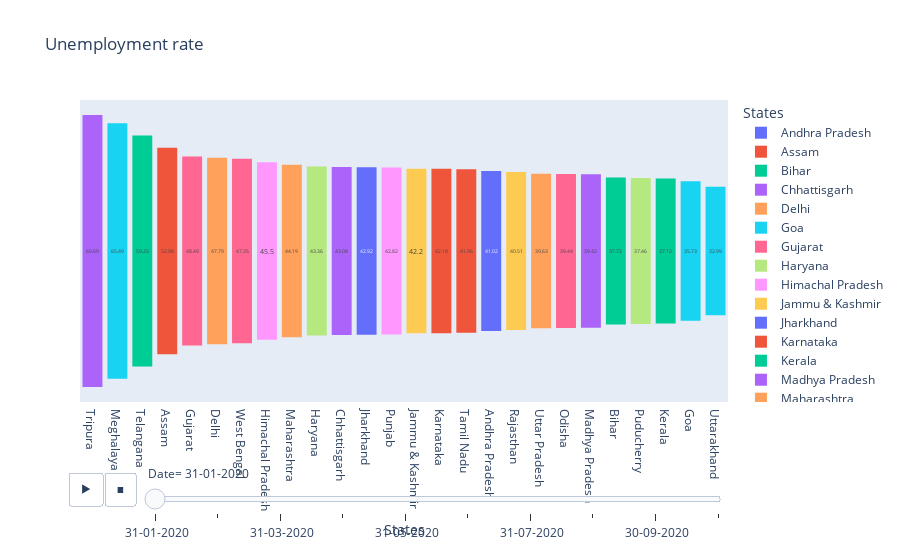

Notebook code cell kept with this figure:
### Markdown cell above
#  Analyzing Data By Funnel

### Code cell
fg = px.funnel(dg,x='States',y=' Estimated Labour Participation Rate (%)',color='States',title='Unemployment rate',animation_frame=' Date',template='plotly')
fg.update_layout(xaxis={'categoryorder':'total descending'})
fg.show()

### Figure 1 — Plotly figure (JSON) as saved in the notebook; plotly's stock layout.template omitted (floating-point values rounded to 4 significant figures)
{"data": [{"hovertemplate": "States=%{x}<br> Date= 31-01-2020<br> Estimated Labour Participation Rate (%)=%{y}<extra></extra>", "legendgroup": "Andhra Pradesh", "marker": {"color": "#636efa"}, "name": "Andhra Pradesh", "orientation": "v", "showlegend": true, "type": "funnel", "x": ["Andhra Pradesh"], "xaxis": "x", "y": [41.02], "yaxis": "y"}, {"hovertemplate": "States=%{x}<br> Date= 31-01-2020<br> Estimated Labour Participation Rate (%)=%{y}<extra></extra>", "legendgroup": "Assam", "marker": {"color": "#EF553B"}, "name": "Assam", "orientation": "v", "showlegend": true, "type": "funnel", "x": ["Assam"], "xaxis": "x", "y": [52.98], "yaxis": "y"}, {"hovertemplate": "States=%{x}<br> Date= 31-01-2020<br> Estimated Labour Participation Rate (%)=%{y}<extra></extra>", "legendgroup": "Bihar", "marker": {"color": "#00cc96"}, "name": "Bihar", "orientation": "v", "showlegend": true, "type": "funnel", "x": ["Bihar"], "xaxis": "x", "y": [37.72], "yaxis": "y"}, {"hovertemplate": "States=%{x}<br> Date= 31-01-2020<br> Estimated Labour Participation Rate (%)=%{y}<extra></extra>", "legendgroup": "Chhattisgarh", "marker": {"color": "#ab63fa"}, "name": "Chhattisgarh", "orientation": "v", "showlegend": true, "type": "funnel", "x": ["Chhattisgarh"], "xaxis": "x", "y": [43.08], "yaxis": "y"}, {"hovertemplate": "States=%{x}<br> Date= 31-01-2020<br> Estimated Labour Participation Rate (%)=%{y}<extra></extra>", "legendgroup": "Delhi", "marker": {"color": "#FFA15A"}, "name": "Delhi", "orientation": "v", "showlegend": true, "type": "funnel", "x": ["Delhi"], "xaxis": "x", "y": [47.79], "yaxis": "y"}, {"hovertemplate": "States=%{x}<br> Date= 31-01-2020<br> Estimated Labour Participation Rate (%)=%{y}<extra></extra>", "legendgroup": "Goa", "marker": {"color": "#19d3f3"}, "name": "Goa", "orientation": "v", "showlegend": true, "type": "funnel", "x": ["Goa"], "xaxis": "x", "y": [35.73], "yaxis": "y"}, {"hovertemplate": "States=%{x}<br> Date= 31-01-2020<br> Estimated Labour Participation Rate (%)=%{y}<extra></extra>", "legendgroup": "Gujarat", "marker": {"color": "#FF6692"}, "name": "Gujarat", "orientation": "v", "showlegend": true, "type": "funnel", "x": ["Gujarat"], "xaxis": "x", "y": [48.49], "yaxis": "y"}, {"hovertemplate": "States=%{x}<br> Date= 31-01-2020<br> Estimated Labour Participation Rate (%)=%{y}<extra></extra>", "legendgroup": "Haryana", "marker": {"color": "#B6E880"}, "name": "Haryana", "orientation": "v", "showlegend": true, "type": "funnel", "x": ["Haryana"], "xaxis": "x", "y": [43.36], "yaxis": "y"}, {"hovertemplate": "States=%{x}<br> Date= 31-01-2020<br> Estimated Labour Participation Rate (%)=%{y}<extra></extra>", "legendgroup": "Himachal Pradesh", "marker": {"color": "#FF97FF"}, "name": "Himachal Pradesh", "orientation": "v", "showlegend": true, "type": "funnel", "x": ["Himachal Pradesh"], "xaxis": "x", "y": [45.5], "yaxis": "y"}, {"hovertemplate": "States=%{x}<br> Date= 31-01-2020<br> Estimated Labour Participation Rate (%)=%{y}<extra></extra>", "legendgroup": "Jammu & Kashmir", "marker": {"color": "#FECB52"}, "name": "Jammu & Kashmir", "orientation": "v", "showlegend": true, "type": "funnel", "x": ["Jammu & Kashmir"], "xaxis": "x", "y": [42.2], "yaxis": "y"}, {"hovertemplate": "States=%{x}<br> Date= 31-01-2020<br> Estimated Labour Participation Rate (%)=%{y}<extra></extra>", "legendgroup": "Jharkhand", "marker": {"color": "#636efa"}, "name": "Jharkhand", "orientation": "v", "showlegend": true, "type": "funnel", "x": ["Jharkhand"], "xaxis": "x", "y": [42.92], "yaxis": "y"}, {"hovertemplate": "States=%{x}<br> Date= 31-01-2020<br> Estimated Labour Participation Rate (%)=%{y}<extra></extra>", "legendgroup": "Karnataka", "marker": {"color": "#EF553B"}, "name": "Karnataka", "orientation": "v", "showlegend": true, "type": "funnel", "x": ["Karnataka"], "xaxis": "x", "y": [42.18], "yaxis": "y"}, {"hovertemplate": "States=%{x}<br> Date= 31-01-2020<br> Estimated Labour Participation Rate (%)=%{y}<extra></extra>", "legendgroup": "Kerala", "marker": {"color": "#00cc96"}, "name": "Kerala", "orientation": "v", "showlegend": true, "type": "funnel", "x": ["Kerala"], "xaxis": "x", "y": [37.12], "yaxis": "y"}, {"hovertemplate": "States=%{x}<br> Date= 31-01-2020<br> Estimated Labour Participation Rate (%)=%{y}<extra></extra>", "legendgroup": "Madhya Pradesh", "marker": {"color": "#ab63fa"}, "name": "Madhya Pradesh", "orientation": "v", "showlegend": true, "type": "funnel", "x": ["Madhya Pradesh"], "xaxis": "x", "y": [39.42], "yaxis": "y"}, {"hovertemplate": "States=%{x}<br> Date= 31-01-2020<br> Estimated Labour Participation Rate (%)=%{y}<extra></extra>", "legendgroup": "Maharashtra", "marker": {"color": "#FFA15A"}, "name": "Maharashtra", "orientation": "v", "showlegend": true, "type": "funnel", "x": ["Maharashtra"], "xaxis": "x", "y": [44.19], "yaxis": "y"}, {"hovertemplate": "States=%{x}<br> Date= 31-01-2020<br> Estimated Labour Participation Rate (%)=%{y}<extra></extra>", "legendgroup": "Meghalaya", "marker": {"color": "#19d3f3"}, "name": "Meghalaya", "orientation": "v", "showlegend": true, "type": "funnel", "x": ["Meghalaya"], "xaxis": "x", "y": [65.49], "yaxis": "y"}, {"hovertemplate": "States=%{x}<br> Date= 31-01-2020<br> Estimated Labour Participation Rate (%)=%{y}<extra></extra>", "legendgroup": "Odisha", "marker": {"color": "#FF6692"}, "name": "Odisha", "orientation": "v", "showlegend": true, "type": "funnel", "x": ["Odisha"], "xaxis": "x", "y": [39.44], "yaxis": "y"}, {"hovertemplate": "States=%{x}<br> Date= 31-01-2020<br> Estimated Labour Participation Rate (%)=%{y}<extra></extra>", "legendgroup": "Puducherry", "marker": {"color": "#B6E880"}, "name": "Puducherry", "orientation": "v", "showlegend": true, "type": "funnel", "x": ["Puducherry"], "xaxis": "x", "y": [37.46], "yaxis": "y"}, {"hovertemplate": "States=%{x}<br> Date= 31-01-2020<br> Estimated Labour Participation Rate (%)=%{y}<extra></extra>", "legendgroup": "Punjab", "marker": {"color": "#FF97FF"}, "name": "Punjab", "orientation": "v", "showlegend": true, "type": "funnel", "x": ["Punjab"], "xaxis": "x", "y": [42.82], "yaxis": "y"}, {"hovertemplate": "States=%{x}<br> Date= 31-01-2020<br> Estimated Labour Participation Rate (%)=%{y}<extra></extra>", "legendgroup": "Rajasthan", "marker": {"color": "#FECB52"}, "name": "Rajasthan", "orientation": "v", "showlegend": true, "type": "funnel", "x": ["Rajasthan"], "xaxis": "x", "y": [40.51], "yaxis": "y"}, {"hovertemplate": "States=%{x}<br> Date= 31-01-2020<br> Estimated Labour Participation Rate (%)=%{y}<extra></extra>", "legendgroup": "Tamil Nadu", "marker": {"color": "#EF553B"}, "name": "Tamil Nadu", "orientation": "v", "showlegend": true, "type": "funnel", "x": ["Tamil Nadu"], "xaxis": "x", "y": [41.96], "yaxis": "y"}, {"hovertemplate": "States=%{x}<br> Date= 31-01-2020<br> Estimated Labour Participation Rate (%)=%{y}<extra></extra>", "legendgroup": "Telangana", "marker": {"color": "#00cc96"}, "name": "Telangana", "orientation": "v", "showlegend": true, "type": "funnel", "x": ["Telangana"], "xaxis": "x", "y": [59.25], "yaxis": "y"}, {"hovertemplate": "States=%{x}<br> Date= 31-01-2020<br> Estimated Labour Participation Rate (%)=%{y}<extra></extra>", "legendgroup": "Tripura", "marker": {"color": "#ab63fa"}, "name": "Tripura", "orientation": "v", "showlegend": true, "type": "funnel", "x": ["Tripura"], "xaxis": "x", "y": [69.69], "yaxis": "y"}, {"hovertemplate": "States=%{x}<br> Date= 31-01-2020<br> Estimated Labour Participation Rate (%)=%{y}<extra></extra>", "legendgroup": "Uttar Pradesh", "marker": {"color": "#FFA15A"}, "name": "Uttar Pradesh", "orientation": "v", "showlegend": true, "type": "funnel", "x": ["Uttar Pradesh"], "xaxis": "x", "y": [39.63], "yaxis": "y"}, {"hovertemplate": "States=%{x}<br> Date= 31-01-2020<br> Estimated Labour Participation Rate (%)=%{y}<extra></extra>", "legendgroup": "Uttarakhand", "marker": {"color": "#19d3f3"}, "name": "Uttarakhand", "orientation": "v", "showlegend": true, "type": "funnel", "x": ["Uttarakhand"], "xaxis": "x", "y": [32.99], "yaxis": "y"}, {"hovertemplate": "States=%{x}<br> Date= 31-01-2020<br> Estimated Labour Participation Rate (%)=%{y}<extra></extra>", "legendgroup": "West Bengal", "marker": {"color": "#FF6692"}, "name": "West Bengal", "orientation": "v", "showlegend": true, "type": "funnel", "x": ["West Bengal"], "xaxis": "x", "y": [47.35], "yaxis": "y"}], "layout": {"legend": {"title": {"text": "States"}, "tracegroupgap": 0}, "sliders": [{"active": 0, "currentvalue": {"prefix": " Date="}, "len": 0.9, "pad": {"b": 10, "t": 60}, "steps": [{"args": [[" 31-01-2020"], {"frame": {"duration": 0, "redraw": true}, "fromcurrent": true, "mode": "immediate", "transition": {"duration": 0, "easing": "linear"}}], "label": " 31-01-2020", "method": "animate"}, {"args": [[" 29-02-2020"], {"frame": {"duration": 0, "redraw": true}, "fromcurrent": true, "mode": "immediate", "transition": {"duration": 0, "easing": "linear"}}], "label": " 29-02-2020", "method": "animate"}, {"args": [[" 31-03-2020"], {"frame": {"duration": 0, "redraw": true}, "fromcurrent": true, "mode": "immediate", "transition": {"duration": 0, "easing": "linear"}}], "label": " 31-03-2020", "method": "animate"}, {"args": [[" 30-04-2020"], {"frame": {"duration": 0, "redraw": true}, "fromcurrent": true, "mode": "immediate", "transition": {"duration": 0, "easing": "linear"}}], "label": " 30-04-2020", "method": "animate"}, {"args": [[" 31-05-2020"], {"frame": {"duration": 0, "redraw": true}, "fromcurrent": true, "mode": "immediate", "transition": {"duration": 0, "easing": "linear"}}], "label": " 31-05-2020", "method": "animate"}, {"args": [[" 30-06-2020"], {"frame": {"duration": 0, "redraw": true}, "fromcurrent": true, "mode": "immediate", "transition": {"duration": 0, "easing": "linear"}}], "label": " 30-06-2020", "method": "animate"}, {"args": [[" 31-07-2020"], {"frame": {"duration": 0, "redraw": true}, "fromcurrent": true, "mode": "immediate", "transition": {"duration": 0, "easing": "linear"}}], "label": " 31-07-2020", "method": "animate"}, {"args": [[" 31-08-2020"], {"frame": {"duration": 0, "redraw": true}, "fromcurrent": true, "mode": "immediate", "transition": {"duration": 0, "easing": "linear"}}], "label": " 31-08-2020", "method": "animate"}, {"args": [[" 30-09-2020"], {"frame": {"duration": 0, "redraw": true}, "fromcurrent": true, "mode": "immediate", "transition": {"duration": 0, "easing": "linear"}}], "label": " 30-09-2020", "method": "animate"}, {"args": [[" 31-10-2020"], {"frame": {"duration": 0, "redraw": true}, "fromcurrent": true, "mode": "immediate", "transition": {"duration": 0, "easing": "linear"}}], "label": " 31-10-2020", "method": "animate"}], "x": 0.1, "xanchor": "left", "y": 0, "yanchor": "top"}], "title": {"text": "Unemployment rate"}, "updatemenus": [{"buttons": [{"args": [null, {"frame": {"duration": 500, "redraw": true}, "fromcurrent": true, "mode": "immediate", "transition": {"duration": 500, "easing": "linear"}}], "label": "&#9654;", "method": "animate"}, {"args": [[null], {"frame": {"duration": 0, "redraw": true}, "fromcurrent": true, "mode": "immediate", "transition": {"duration": 0, "easing": "linear"}}], "label": "&#9724;", "method": "animate"}], "direction": "left", "pad": {"r": 10, "t": 70}, "showactive": false, "type": "buttons", "x": 0.1, "xanchor": "right", "y": 0, "yanchor": "top"}], "xaxis": {"anchor": "y", "categoryarray": ["Andhra Pradesh", "Assam", "Bihar", "Chhattisgarh", "Delhi", "Goa", "Gujarat", "Haryana", "Himachal Pradesh", "Jammu & Kashmir", "Jharkhand", "Karnataka", "Kerala", "Madhya Pradesh", "Maharashtra", "Meghalaya", "Odisha", "Puducherry", "Punjab", "Rajasthan", "Sikkim", "Tamil Nadu", "Telangana", "Tripura", "Uttar Pradesh", "Uttarakhand", "West Bengal"], "categoryorder": "total descending", "domain": [0, 1], "title": {"text": "States"}}, "yaxis": {"anchor": "x", "domain": [0, 1], "title": {"text": " Estimated Labour Participation Rate (%)"}}}}
